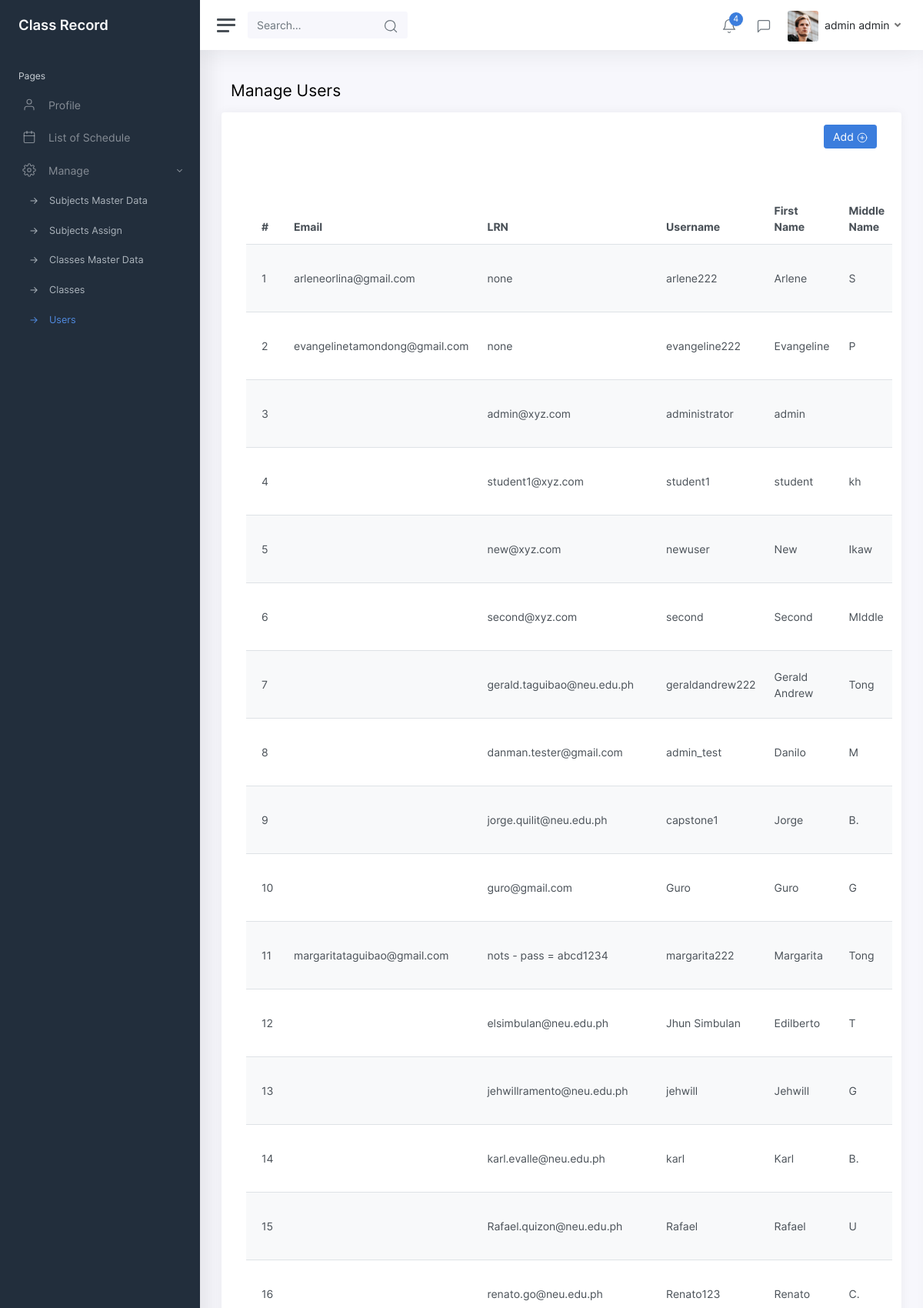
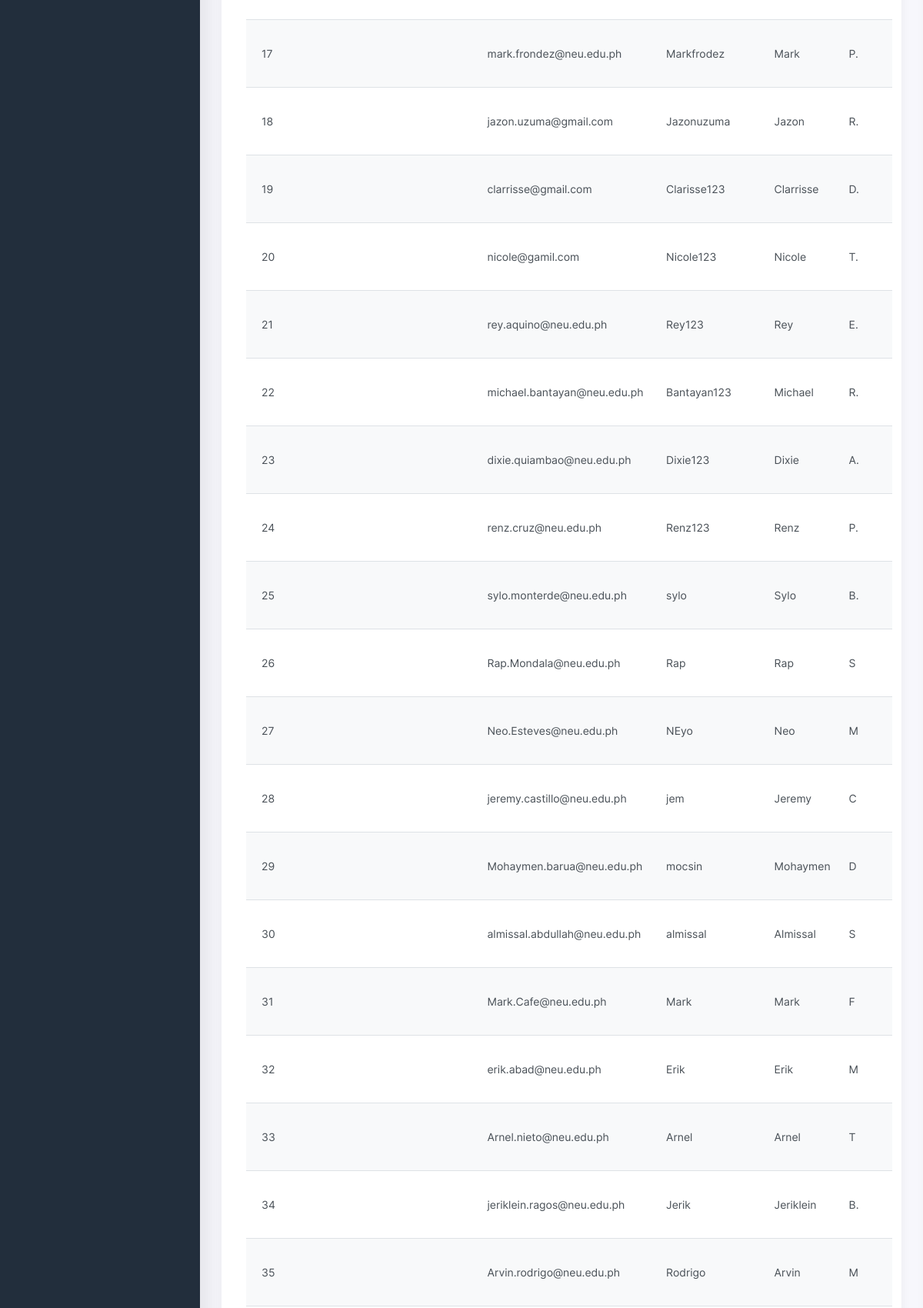
Screenshot of /users.php (signed in, upper part) with the database file from the repository (2 pictures, top to bottom).
### tables this page shows
CREATE TABLE `user` (
  `userId` int NOT NULL,
  `email` varchar(255) NOT NULL,
  `lrn` varchar(255) NOT NULL,
  `username` varchar(255) NOT NULL,
  `password` varchar(255) NOT NULL,
  `first_name` varchar(255) NOT NULL,
  `middle_name` varchar(255) NOT NULL,
  `last_name` varchar(255) NOT NULL,
  `role` enum('Teacher','Student','Admin') NOT NULL,
  `date_created` datetime NOT NULL,
  `date_updated` datetime NOT NULL,
  `status` enum('Active','Inactive','Deleted') NOT NULL
);

### libraries/data_interface.php (called while the page is built, shortened)
<?php
class jpacObject{
	private $conn;
	public function __construct(){
  		try {
	 		$this->conn = new PDO("mysql:host=".db_server.";dbname=".db_name, db_user, db_pass);
  			$this->conn->setAttribute(PDO::ATTR_ERRMODE, PDO::ERRMODE_EXCEPTION);
		} catch(PDOException $e) {
		  	echo "Connection failed: " . $e->getMessage();
		  	die;
		}
	}
	function SQLQuery($sql) {
		$sth=$this->conn->prepare($sql);
		$sth->execute();
		$result = $sth->fetchAll();
		return $result;
	}
}
?>

### users.php (the view, shortened to what this page needs)
<?php
$jpac=new JpacObject();
?>
<?php include_once("includes/header.php"); ?>
	<div class="wrapper">
		<?php include_once("menu.php") ?>
		<div class="main">
			<?php include_once("navbar.php") ?>
			<main class="content">
				<div class="container-fluid p-0">
					<h1 class="h3 mb-3">Manage Users</h1>
					<div class="row">
                        <div class="card">
                            <div class="card-header text-right">
                                <button class="btn btn-primary" onclick="showModalUsers('addUsers')"  data-toggle="modal" data-target="#modalUsers">Add <i class="align-middle" data-feather="plus-circle"></i> </button>
                            </div>
                            <div class="card-body table-responsive">
                            <table class="table table-striped table-hover" id="usersTable">
									<thead>
										<tr>
											<th>#</th>
											<th>Email</th>
											<th>LRN</th>
											<th>Username</th>
											<th>First Name</th>
											<th>Middle Name</th>
										</tr>
									</thead>
									<tbody>
										<?php
                                        $result=$jpac->SQLQuery("SELECT * FROM user");
                                        for($i=0;$i<count($result);$i++){
                                        ?>
										<tr>
											<td><?= ($i+1) ?></td>
											<td><?= $result[$i]['email'] ?></td>
											<td><?= $result[$i]['lrn'] ?></td>
											<td><?= $result[$i]['username'] ?></td>
											<td><?= $result[$i]['first_name'] ?></td>
											<td><?= $result[$i]['middle_name'] ?></td>
										</tr>
                                        <?php } ?>
									</tbody>
								</table>
                            </div>
                        </div>
					</div>
				</div>
			</main>
		</div>
	</div>
<link rel="stylesheet" type="text/css" href="https://cdn.datatables.net/v/bs5/dt-1.11.5/datatables.min.css"/>
</body>
</html>

### rows the page displays
user: email "arleneorlina@gmail.com", lrn "none", username "arlene222", first_name "Arlene", middle_name "S"
user: email "evangelinetamondong@gmail.com", lrn "none", username "evangeline222", first_name "Evangeline", middle_name "P"
user: lrn "admin@xyz.com", username "administrator", first_name "admin"
user: lrn "student1@xyz.com", username "student1", first_name "student", middle_name "kh"
user: lrn "new@xyz.com", username "newuser", first_name "New", middle_name "Ikaw"
user: lrn "second@xyz.com", username "second", first_name "Second", middle_name "MIddle"
user: lrn "gerald.taguibao@neu.edu.ph", username "geraldandrew222", first_name "Gerald Andrew", middle_name "Tong"
user: lrn "danman.tester@gmail.com", username "admin_test", first_name "Danilo", middle_name "M"
user: lrn "jorge.quilit@neu.edu.ph", username "capstone1", first_name "Jorge", middle_name "B."
user: lrn "guro@gmail.com", username "Guro", first_name "Guro", middle_name "G"
user: email "margaritataguibao@gmail.com", lrn "nots - pass = abcd1234", username "margarita222", first_name "Margarita", middle_name "Tong"
user: lrn "elsimbulan@neu.edu.ph", username "Jhun Simbulan", first_name "Edilberto", middle_name "T"
user: lrn "jehwillramento@neu.edu.ph", username "jehwill", first_name "Jehwill", middle_name "G"
user: lrn "karl.evalle@neu.edu.ph", username "karl", first_name "Karl", middle_name "B."
user: lrn "Rafael.quizon@neu.edu.ph", username "Rafael", first_name "Rafael", middle_name "U"
user: lrn "renato.go@neu.edu.ph", username "Renato123", first_name "Renato", middle_name "C."
user: lrn "mark.frondez@neu.edu.ph", username "Markfrodez", first_name "Mark", middle_name "P."
user: lrn "jazon.uzuma@gmail.com", username "Jazonuzuma", first_name "Jazon", middle_name "R."
user: lrn "clarrisse@gmail.com", username "Clarisse123", first_name "Clarrisse", middle_name "D."
user: lrn "nicole@gamil.com", username "Nicole123", first_name "Nicole", middle_name "T."
user: lrn "rey.aquino@neu.edu.ph", username "Rey123", first_name "Rey", middle_name "E."
user: lrn "michael.bantayan@neu.edu.ph", username "Bantayan123", first_name "Michael", middle_name "R."
user: lrn "dixie.quiambao@neu.edu.ph", username "Dixie123", first_name "Dixie", middle_name "A."
user: lrn "renz.cruz@neu.edu.ph", username "Renz123", first_name "Renz", middle_name "P."
user: lrn "sylo.monterde@neu.edu.ph", username "sylo", first_name "Sylo", middle_name "B."
user: lrn "Rap.Mondala@neu.edu.ph", username "Rap", first_name "Rap", middle_name "S"
user: lrn "Neo.Esteves@neu.edu.ph", username "NEyo", first_name "Neo", middle_name "M"
user: lrn "jeremy.castillo@neu.edu.ph", username "jem", first_name "Jeremy", middle_name "C"
user: lrn "Mohaymen.barua@neu.edu.ph", username "mocsin", first_name "Mohaymen", middle_name "D"
user: lrn "almissal.abdullah@neu.edu.ph", username "almissal", first_name "Almissal", middle_name "S"
user: lrn "Mark.Cafe@neu.edu.ph", username "Mark", first_name "Mark", middle_name "F"
user: lrn "erik.abad@neu.edu.ph", username "Erik", first_name "Erik", middle_name "M"
user: lrn "Arnel.nieto@neu.edu.ph", username "Arnel", first_name "Arnel", middle_name "T"
user: lrn "jeriklein.ragos@neu.edu.ph", username "Jerik", first_name "Jeriklein", middle_name "B."
user: lrn "Arvin.rodrigo@neu.edu.ph", username "Rodrigo", first_name "Arvin", middle_name "M"

### other values shown
$userData[0]['first_name'] "admin"
$userData[0]['last_name'] "admin"
